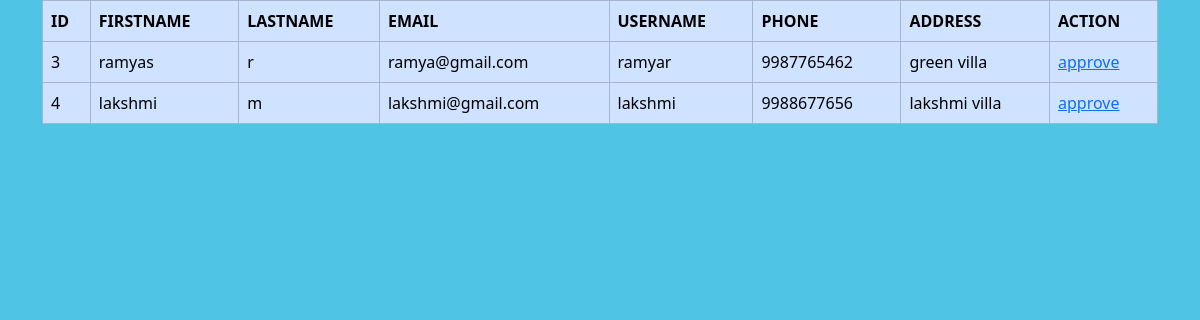
Page /sview on the committed database.
### collegeapp/models.py (models this page shows)
class Student(models.Model):
    dep_id=models.ForeignKey(Department,on_delete=models.CASCADE)
    user_id=models.ForeignKey(User,on_delete=models.CASCADE)
    Address=models.CharField(max_length=200)
    Phone=models.BigIntegerField()

class User(AbstractUser):
     usertype=models.CharField(max_length=100)

### collegeapp/views.py (the view)
# urls.py: path('sview',views.studentview),
def studentview(request):
    data=Student.objects.all()
    return render(request,'sview.html',{'data1':data})

### collegeapp/templates/sview.html (shortened to what this page needs)
<!DOCTYPE html>
<html lang="en">
  <head>
    <link
      href="https://cdn.jsdelivr.net/npm/bootstrap@5.3.3/dist/css/bootstrap.min.css"
      rel="stylesheet"
    />
  </head>
  <body>
    <div class="container">
      <table class="table table-primary table-bordered">
        <tr>
          <th>ID</th>
          <th>FIRSTNAME</th>
          <th>LASTNAME</th>
          <th>EMAIL</th>
          <th>USERNAME</th>
          <th>PHONE</th>
          <th>ADDRESS</th>
          <th>ACTION</th>
        </tr>
        {% for i in data1 %}
        <tr>
          <td>{{i.id}}</td>
          <td>{{i.user_id.first_name}}</td>
          <td>{{i.user_id.last_name}}</td>
          <td>{{i.user_id.email}}</td>
          <td>{{i.user_id.username}}</td>
          <td>{{i.Phone}}</td>
          <td>{{i.Address}}</td>
          <td><a href="approvest/{{i.id}}">approve</a></td>
        </tr>
        {% endfor %}
      </table>
    </div>
  </body>
</html>

### collegeapp/templates/sview.html (style rules this page uses)
body { background-color: #37bce0de; }

### rows in the picture
Student: id "3", user_id.first_name "ramyas", user_id.last_name "r", user_id.email "ramya@gmail.com", user_id.username "ramyar", Phone "9987765462", Address "green villa"
Student: id "4", user_id.first_name "lakshmi", user_id.last_name "m", user_id.email "lakshmi@gmail.com", user_id.username "lakshmi", Phone "9988677656", Address "lakshmi villa"
